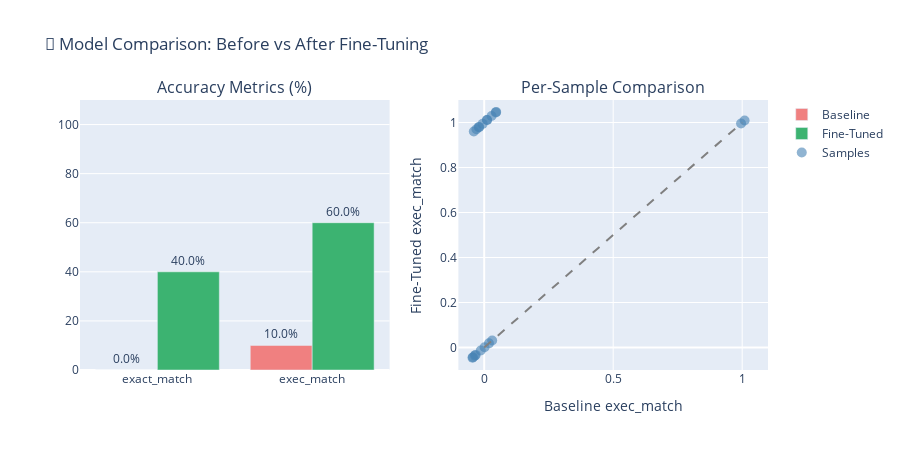

Notebook source saved alongside this figure:
### Markdown cell above
### 📊 Comparison: Baseline vs Fine-Tuned

Run this cell after both the baseline evaluation (Part 3) and post-tune evaluation above to see a side-by-side comparison of performance metrics.

### Code cell
# ============================================================
# Compare Baseline vs Fine-Tuned Model
# ============================================================

import plotly.graph_objects as go
from plotly.subplots import make_subplots

# Check that both dataframes exist
if 'baseline_df' not in dir() or baseline_df is None:
    print("⚠️ Run the baseline evaluation cell first (Part 3).")
elif 'post_df' not in dir() or post_df is None:
    print("⚠️ Run the post-tune evaluation cell first (after training).")
else:
    # Compute summary metrics for both
    metrics = ["exact_match", "exec_match", "result_match"]
    
    baseline_means = {m: baseline_df[m].mean() for m in metrics if m in baseline_df.columns}
    posttune_means = {m: post_df[m].mean() for m in metrics if m in post_df.columns}
    
    # Create comparison dataframe
    comparison = pd.DataFrame({
        "Metric": list(baseline_means.keys()),
        "Baseline (Before)": [baseline_means[m] * 100 for m in baseline_means.keys()],
        "Fine-Tuned (After)": [posttune_means.get(m, 0) * 100 for m in baseline_means.keys()],
    })
    comparison["Improvement"] = comparison["Fine-Tuned (After)"] - comparison["Baseline (Before)"]
    comparison["Improvement (%)"] = (comparison["Improvement"] / comparison["Baseline (Before)"].replace(0, 1)) * 100
    
    print("=" * 60)
    print("📊 COMPARISON: Baseline vs Fine-Tuned Model")
    print("=" * 60)
    print(f"\nSamples evaluated: Baseline={len(baseline_df)}, Fine-Tuned={len(post_df)}")
    print("\n" + comparison.to_string(index=False, float_format=lambda x: f"{x:.1f}%"))
    
    # Latency comparison if available
    if "tokens_per_sec" in baseline_df.columns and "tokens_per_sec" in post_df.columns:
        base_tps = baseline_df["tokens_per_sec"].mean()
        post_tps = post_df["tokens_per_sec"].mean()
        print(f"\n⚡ Throughput: Baseline={base_tps:.1f} tok/s, Fine-Tuned={post_tps:.1f} tok/s")
    
    # Create visualization
    fig = make_subplots(
        rows=1, cols=2,
        subplot_titles=("Accuracy Metrics (%)", "Per-Sample Comparison"),
        specs=[[{"type": "bar"}, {"type": "scatter"}]]
    )
    
    # Bar chart comparing metrics
    x_labels = comparison["Metric"].tolist()
    fig.add_trace(
        go.Bar(name="Baseline", x=x_labels, y=comparison["Baseline (Before)"].tolist(), 
               marker_color="lightcoral", text=[f"{v:.1f}%" for v in comparison["Baseline (Before)"]], textposition="outside"),
        row=1, col=1
    )
    fig.add_trace(
        go.Bar(name="Fine-Tuned", x=x_labels, y=comparison["Fine-Tuned (After)"].tolist(), 
               marker_color="mediumseagreen", text=[f"{v:.1f}%" for v in comparison["Fine-Tuned (After)"]], textposition="outside"),
        row=1, col=1
    )
    
    # Scatter plot: per-sample exec_match comparison (if same samples)
    if len(baseline_df) == len(post_df) and "exec_match" in baseline_df.columns:
        # Jitter for visibility
        import numpy as np
        jitter = np.random.uniform(-0.05, 0.05, len(baseline_df))
        fig.add_trace(
            go.Scatter(
                x=baseline_df["exec_match"] + jitter, 
                y=post_df["exec_match"] + jitter,
                mode="markers",
                marker=dict(size=10, opacity=0.6, color="steelblue"),
                name="Samples",
                hovertemplate="Baseline: %{x}<br>Fine-Tuned: %{y}<extra></extra>"
            ),
            row=1, col=2
        )
        # Diagonal line (no improvement)
        fig.add_trace(
            go.Scatter(x=[0, 1], y=[0, 1], mode="lines", line=dict(dash="dash", color="gray"), 
                       name="No Change", showlegend=False),
            row=1, col=2
        )
        fig.update_xaxes(title_text="Baseline exec_match", range=[-0.1, 1.1], row=1, col=2)
        fig.update_yaxes(title_text="Fine-Tuned exec_match", range=[-0.1, 1.1], row=1, col=2)
    
    fig.update_layout(
        title="🔬 Model Comparison: Before vs After Fine-Tuning",
        barmode="group",
        height=450,
        showlegend=True
    )
    fig.update_yaxes(range=[0, 110], row=1, col=1)
    fig.show()
    
    # Show examples where fine-tuning helped
    if "exec_match" in baseline_df.columns and "exec_match" in post_df.columns:
        improved = (post_df["exec_match"] == 1) & (baseline_df["exec_match"] == 0)
        regressed = (post_df["exec_match"] == 0) & (baseline_df["exec_match"] == 1)
        
        print(f"\n✅ Queries FIXED by fine-tuning: {improved.sum()}")
        print(f"❌ Queries REGRESSED by fine-tuning: {regressed.sum()}")
        
        if improved.sum() > 0:
            print("\n--- Example of FIXED query ---")
            idx = improved.idxmax()
            print(f"Question: {baseline_df.loc[idx, 'instruction']}")
            print(f"Baseline pred: {baseline_df.loc[idx, 'pred_sql']}")
            print(f"Fine-tuned pred: {post_df.loc[idx, 'pred_sql']}")
            print(f"Gold SQL: {baseline_df.loc[idx, 'gold_sql']}")

### Figure 1 — Plotly figure (JSON) as saved in the notebook; plotly's stock layout.template omitted (floating-point values rounded to 4 significant figures)
{"data": [{"marker": {"color": "lightcoral"}, "name": "Baseline", "text": ["0.0%", "10.0%"], "textposition": "outside", "type": "bar", "x": ["exact_match", "exec_match"], "xaxis": "x", "y": [0, 10], "yaxis": "y"}, {"marker": {"color": "mediumseagreen"}, "name": "Fine-Tuned", "text": ["40.0%", "60.0%"], "textposition": "outside", "type": "bar", "x": ["exact_match", "exec_match"], "xaxis": "x", "y": [40, 60], "yaxis": "y"}, {"hovertemplate": "Baseline: %{x}<br>Fine-Tuned: %{y}<extra></extra>", "marker": {"color": "steelblue", "opacity": 0.6, "size": 10}, "mode": "markers", "name": "Samples", "type": "scatter", "x": [0.01119, -0.03605, -0.02079, -0.01336, 0.9956, 0.02852, -0.03003, 0.001423, 1.009, -0.04535, 0.01075, -0.03295, -0.04349, 0.04489, 0.04656, 0.03084, -0.01954, -0.04023, 0.01842, -0.005985], "xaxis": "x2", "y": [1.011, -0.03605, 0.9792, -0.01336, 0.9956, 1.029, 0.97, 0.001423, 1.009, -0.04535, 1.011, -0.03295, -0.04349, 1.045, 1.047, 0.03084, 0.9805, 0.9598, 0.01842, 0.994], "yaxis": "y2"}, {"line": {"color": "gray", "dash": "dash"}, "mode": "lines", "name": "No Change", "showlegend": false, "type": "scatter", "x": [0, 1], "xaxis": "x2", "y": [0, 1], "yaxis": "y2"}], "layout": {"annotations": [{"font": {"size": 16}, "showarrow": false, "text": "Accuracy Metrics (%)", "x": 0.225, "xanchor": "center", "xref": "paper", "y": 1, "yanchor": "bottom", "yref": "paper"}, {"font": {"size": 16}, "showarrow": false, "text": "Per-Sample Comparison", "x": 0.775, "xanchor": "center", "xref": "paper", "y": 1, "yanchor": "bottom", "yref": "paper"}], "barmode": "group", "height": 450, "showlegend": true, "title": {"text": "🔬 Model Comparison: Before vs After Fine-Tuning"}, "xaxis": {"anchor": "y", "domain": [0, 0.45]}, "xaxis2": {"anchor": "y2", "domain": [0.55, 1], "range": [-0.1, 1.1], "title": {"text": "Baseline exec_match"}}, "yaxis": {"anchor": "x", "domain": [0, 1], "range": [0, 110]}, "yaxis2": {"anchor": "x2", "domain": [0, 1], "range": [-0.1, 1.1], "title": {"text": "Fine-Tuned exec_match"}}}}
